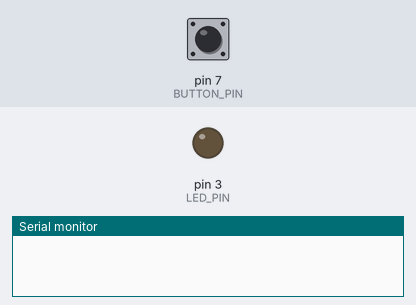
This sketch was run on a simulated Arduino Uno, built with avr-gcc and run on an emulated ATmega328P. Parts: output pins drawn as LEDs (lit = HIGH), the last lines printed to the serial monitor. The test bench sets the inputs (shaded band); at power-on: pin 7 (BUTTON_PIN) HIGH.

Above: at 1.2 s.
1.3 s: pin 7 (BUTTON_PIN) pulled LOW for 0.15 s
At 2.5 s:
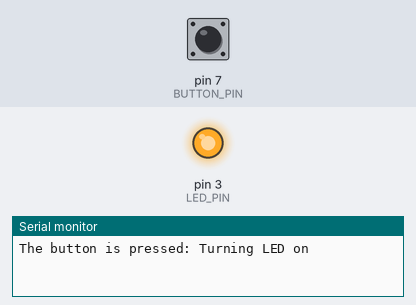
2.9 s: pin 7 (BUTTON_PIN) pulled LOW for 1 s
At 3.7 s:
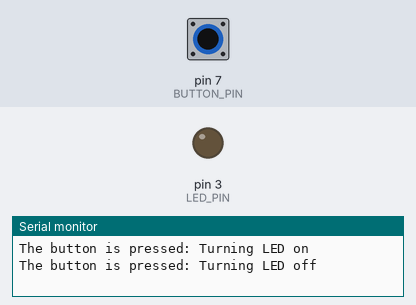
5.4 s: pin 7 (BUTTON_PIN) pulled LOW for 3.2 s
At 5.7 s:
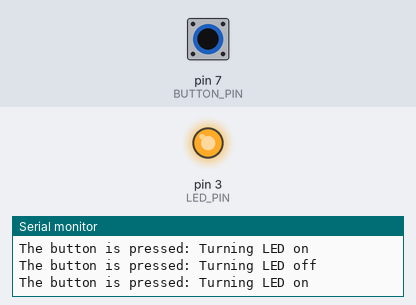
Timing chart, 0 to 8.4 s (numbered marks = the images above; inputs shaded):
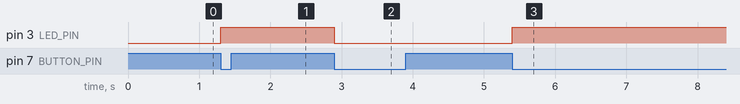

The sketch:

buttonTest.ino
```cpp
/*
    ARDUINO BUTTON TOGGLES LED
    By: TheGeekPub.com
    More Arduino Tutorials: https://www.thegeekpub.com/arduino-tutorials/
*/

// constants won't change
const int BUTTON_PIN = 7;  // Connect the Button to pin 7 or change here
const int LED_PIN    = 3;       // Connect the LED to pin 3 or change here

// variables will change:
int ledState = LOW;        // tracks the current state of LED
int lastButtonState;        // the previous state of button
int currentButtonState; // the current state of button

void setup() {
  Serial.begin(9600);                         // initialize serial
  pinMode(BUTTON_PIN, INPUT);  // set arduino pin to input mode
  pinMode(LED_PIN, OUTPUT);      // set arduino pin to output mode

  currentButtonState = digitalRead(BUTTON_PIN);
}

void loop() {
  lastButtonState    = currentButtonState;                // save the last state
  currentButtonState = digitalRead(BUTTON_PIN); // read new state

  if(lastButtonState == HIGH && currentButtonState == LOW) {
    Serial.print("The button is pressed: ");

    // toggle state of LED
    if(ledState == LOW) {
       ledState = HIGH;
       Serial.println("Turning LED on");
    }
    else {
      ledState = LOW;
      Serial.println("Turning LED off");
    }

    // control LED arccoding to the toggled state
    digitalWrite(LED_PIN, ledState);  //turns the LED on or off based on the variable
  }
}
```

Measured:
- after the input at 1.3 s, pin 3 (LED_PIN): LOW → HIGH at once
- after the input at 2.9 s, pin 3 (LED_PIN): HIGH → LOW at once
- after the input at 5.4 s, pin 3 (LED_PIN): LOW → HIGH at once
